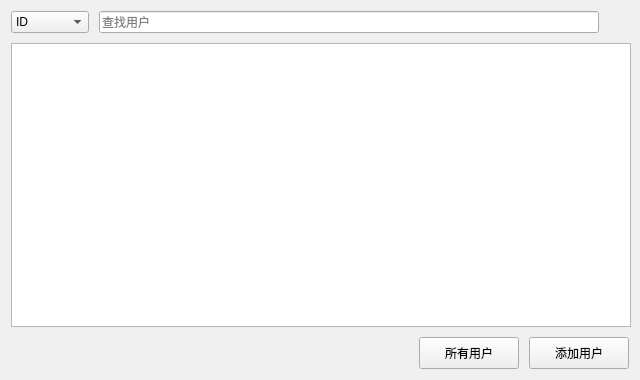
<?xml version="1.0" encoding="UTF-8"?>
<ui version="4.0">
 <class>UsrmPage</class>
 <widget class="QWidget" name="UsrmPage">
  <property name="geometry">
   <rect>
    <x>0</x>
    <y>0</y>
    <width>640</width>
    <height>380</height>
   </rect>
  </property>
  <property name="minimumSize">
   <size>
    <width>640</width>
    <height>380</height>
   </size>
  </property>
  <property name="windowTitle">
   <string>Form</string>
  </property>
  <layout class="QGridLayout" name="gridLayout">
   <property name="spacing">
    <number>10</number>
   </property>
   <item row="0" column="0">
    <layout class="QHBoxLayout" name="TopHorizontalLayout">
     <property name="spacing">
      <number>10</number>
     </property>
     <item>
      <widget class="QComboBox" name="searchComboBox">
       <item>
        <property name="text">
         <string>ID</string>
        </property>
       </item>
       <item>
        <property name="text">
         <string>用户名</string>
        </property>
       </item>
       <item>
        <property name="text">
         <string>混合搜索</string>
        </property>
       </item>
      </widget>
     </item>
     <item>
      <widget class="QLineEdit" name="searchLineEdit">
       <property name="placeholderText">
        <string>查找用户</string>
       </property>
      </widget>
     </item>
     <item>
      <widget class="QPushButton" name="searchPushButton">
       <property name="sizePolicy">
        <sizepolicy hsizetype="Minimum" vsizetype="Fixed">
         <horstretch>0</horstretch>
         <verstretch>0</verstretch>
        </sizepolicy>
       </property>
       <property name="minimumSize">
        <size>
         <width>20</width>
         <height>20</height>
        </size>
       </property>
       <property name="maximumSize">
        <size>
         <width>20</width>
         <height>20</height>
        </size>
       </property>
       <property name="styleSheet">
        <string notr="true"/>
       </property>
       <property name="text">
        <string/>
       </property>
       <property name="iconSize">
        <size>
         <width>20</width>
         <height>20</height>
        </size>
       </property>
       <property name="flat">
        <bool>true</bool>
       </property>
      </widget>
     </item>
    </layout>
   </item>
   <item row="1" column="0">
    <widget class="QTableView" name="usrmTableView">
     <property name="minimumSize">
      <size>
       <width>620</width>
       <height>280</height>
      </size>
     </property>
     <property name="sortingEnabled">
      <bool>false</bool>
     </property>
    </widget>
   </item>
   <item row="2" column="0">
    <layout class="QHBoxLayout" name="BottomHorizontalLayout">
     <property name="spacing">
      <number>10</number>
     </property>
     <item>
      <spacer name="horizontalSpacer">
       <property name="orientation">
        <enum>Qt::Horizontal</enum>
       </property>
       <property name="sizeHint" stdset="0">
        <size>
         <width>388</width>
         <height>32</height>
        </size>
       </property>
      </spacer>
     </item>
     <item>
      <widget class="QPushButton" name="all_usrPushButton">
       <property name="minimumSize">
        <size>
         <width>100</width>
         <height>32</height>
        </size>
       </property>
       <property name="maximumSize">
        <size>
         <width>100</width>
         <height>32</height>
        </size>
       </property>
       <property name="text">
        <string>所有用户</string>
       </property>
      </widget>
     </item>
     <item>
      <widget class="QPushButton" name="addrPushButton">
       <property name="minimumSize">
        <size>
         <width>100</width>
         <height>32</height>
        </size>
       </property>
       <property name="maximumSize">
        <size>
         <width>100</width>
         <height>32</height>
        </size>
       </property>
       <property name="text">
        <string>添加用户</string>
       </property>
      </widget>
     </item>
    </layout>
   </item>
  </layout>
 </widget>
 <resources/>
 <connections/>
</ui>
